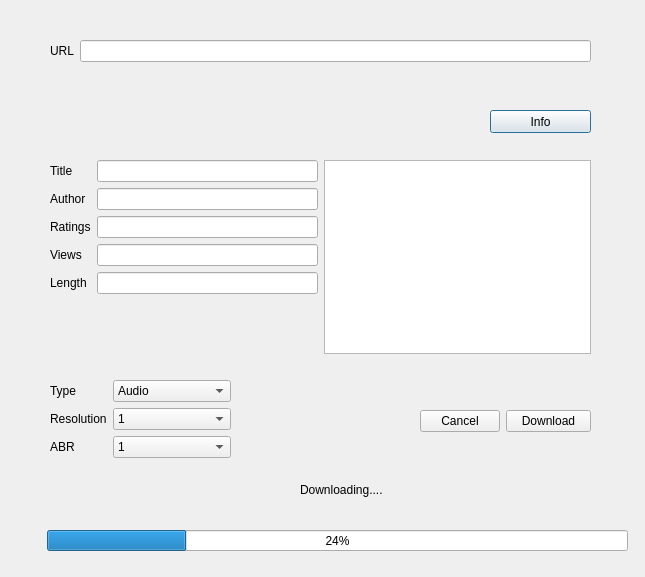
<?xml version="1.0" encoding="UTF-8"?>
<ui version="4.0">
 <class>Dialog</class>
 <widget class="QDialog" name="Dialog">
  <property name="geometry">
   <rect>
    <x>0</x>
    <y>0</y>
    <width>645</width>
    <height>577</height>
   </rect>
  </property>
  <property name="windowTitle">
   <string>Yt Downloader</string>
  </property>
  <widget class="QPushButton" name="info">
   <property name="geometry">
    <rect>
     <x>490</x>
     <y>110</y>
     <width>101</width>
     <height>23</height>
    </rect>
   </property>
   <property name="text">
    <string>Info</string>
   </property>
  </widget>
  <widget class="QProgressBar" name="progressBar">
   <property name="geometry">
    <rect>
     <x>47</x>
     <y>530</y>
     <width>581</width>
     <height>21</height>
    </rect>
   </property>
   <property name="value">
    <number>24</number>
   </property>
  </widget>
  <widget class="QLabel" name="updates">
   <property name="geometry">
    <rect>
     <x>300</x>
     <y>480</y>
     <width>181</width>
     <height>20</height>
    </rect>
   </property>
   <property name="text">
    <string>Downloading....</string>
   </property>
  </widget>
  <widget class="QWidget" name="">
   <property name="geometry">
    <rect>
     <x>50</x>
     <y>40</y>
     <width>541</width>
     <height>61</height>
    </rect>
   </property>
   <layout class="QFormLayout" name="formLayout_2">
    <item row="0" column="0">
     <widget class="QLabel" name="url">
      <property name="text">
       <string>URL</string>
      </property>
     </widget>
    </item>
    <item row="0" column="1">
     <widget class="QLineEdit" name="urlinput"/>
    </item>
   </layout>
  </widget>
  <widget class="QWidget" name="">
   <property name="geometry">
    <rect>
     <x>50</x>
     <y>160</y>
     <width>541</width>
     <height>194</height>
    </rect>
   </property>
   <layout class="QHBoxLayout" name="horizontalLayout">
    <item>
     <layout class="QFormLayout" name="formLayout_3">
      <item row="0" column="0">
       <widget class="QLabel" name="title">
        <property name="text">
         <string>Title</string>
        </property>
       </widget>
      </item>
      <item row="0" column="1">
       <widget class="QLineEdit" name="titleinput"/>
      </item>
      <item row="1" column="0">
       <widget class="QLabel" name="author">
        <property name="text">
         <string>Author</string>
        </property>
       </widget>
      </item>
      <item row="1" column="1">
       <widget class="QLineEdit" name="authorinput"/>
      </item>
      <item row="2" column="0">
       <widget class="QLabel" name="rating">
        <property name="text">
         <string>Ratings</string>
        </property>
       </widget>
      </item>
      <item row="2" column="1">
       <widget class="QLineEdit" name="ratinginput"/>
      </item>
      <item row="3" column="0">
       <widget class="QLabel" name="views">
        <property name="text">
         <string>Views</string>
        </property>
       </widget>
      </item>
      <item row="3" column="1">
       <widget class="QLineEdit" name="viewsinput"/>
      </item>
      <item row="4" column="0">
       <widget class="QLabel" name="length">
        <property name="text">
         <string>Length</string>
        </property>
       </widget>
      </item>
      <item row="4" column="1">
       <widget class="QLineEdit" name="lengthinput"/>
      </item>
     </layout>
    </item>
    <item>
     <widget class="QGraphicsView" name="graphicsView"/>
    </item>
   </layout>
  </widget>
  <widget class="QWidget" name="">
   <property name="geometry">
    <rect>
     <x>50</x>
     <y>380</y>
     <width>181</width>
     <height>101</height>
    </rect>
   </property>
   <layout class="QFormLayout" name="formLayout">
    <item row="0" column="0">
     <widget class="QLabel" name="type">
      <property name="text">
       <string>Type</string>
      </property>
     </widget>
    </item>
    <item row="0" column="1">
     <widget class="QComboBox" name="typeinput">
      <item>
       <property name="text">
        <string>Audio</string>
       </property>
      </item>
      <item>
       <property name="text">
        <string>Video</string>
       </property>
      </item>
     </widget>
    </item>
    <item row="1" column="0">
     <widget class="QLabel" name="resolution">
      <property name="text">
       <string>Resolution</string>
      </property>
     </widget>
    </item>
    <item row="1" column="1">
     <widget class="QComboBox" name="resolutioninput">
      <item>
       <property name="text">
        <string>1</string>
       </property>
      </item>
     </widget>
    </item>
    <item row="2" column="0">
     <widget class="QLabel" name="abr">
      <property name="text">
       <string>ABR</string>
      </property>
     </widget>
    </item>
    <item row="2" column="1">
     <widget class="QComboBox" name="abrinput">
      <item>
       <property name="text">
        <string>1</string>
       </property>
      </item>
     </widget>
    </item>
   </layout>
  </widget>
  <widget class="QWidget" name="">
   <property name="geometry">
    <rect>
     <x>420</x>
     <y>410</y>
     <width>171</width>
     <height>31</height>
    </rect>
   </property>
   <layout class="QFormLayout" name="formLayout_4">
    <item row="0" column="0">
     <widget class="QPushButton" name="cancel">
      <property name="text">
       <string>Cancel</string>
      </property>
     </widget>
    </item>
    <item row="0" column="1">
     <widget class="QPushButton" name="download">
      <property name="text">
       <string>Download</string>
      </property>
     </widget>
    </item>
   </layout>
  </widget>
 </widget>
 <resources/>
 <connections/>
</ui>
